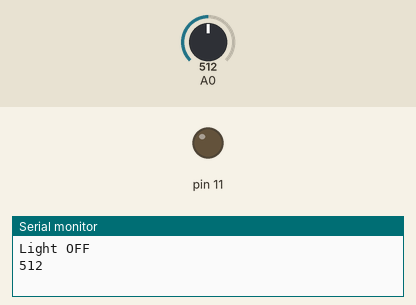
Simulated run of this sketch. Board: Arduino Uno, built with avr-gcc and run on an emulated ATmega328P. Shown: output pins drawn as LEDs (lit = HIGH), the last lines printed to the serial monitor. The test bench sets the inputs (shaded band); at power-on: A0 = 512.

Above: at 1.8 s.
1.9 s: A0 set to 11
3.4 s: A0 set to 8
At 4.5 s:
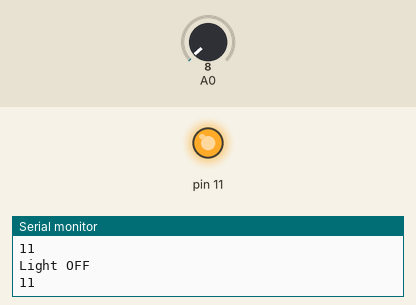
5.5 s: A0 set to 122
At 7.2 s:
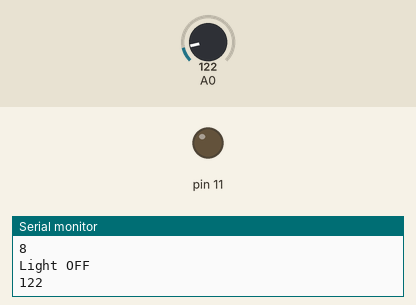
7.5 s: A0 set to 0
At 8.9 s:
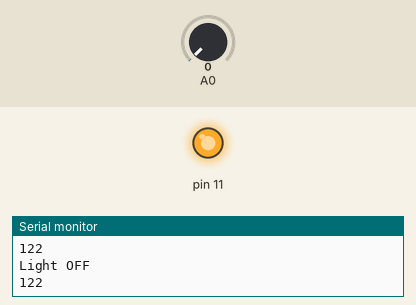
Timing chart, 0 to 10.5 s (numbered marks = the images above; inputs shaded):
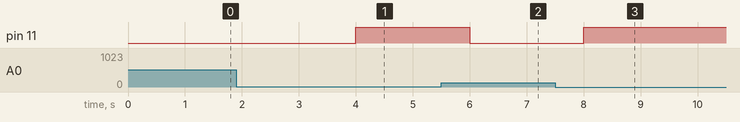

Measured:
- the behaviour switches between 10 and 9 on A0 (found by bisection; images 0 and 1)
- after the input at 3.4 s, pin 11: LOW → HIGH after 0.60 s
- after the input at 5.5 s, pin 11: HIGH → LOW after 0.50 s
- after the input at 7.5 s, pin 11: LOW → HIGH after 0.50 s

The sketch:

ldr_light_sensor.ino
```cpp
int value=0;
void setup()
{
  Serial.begin(9600);
  pinMode(11, OUTPUT);
  pinMode(A0, INPUT);
}

void loop()

{

  value= analogRead(A0);

  if(value<10)
  {
    digitalWrite(11, HIGH);
    delay(1000);
    Serial.println("Light ON");
    Serial.println(value);
  }
  else
  {
     digitalWrite(11, LOW);
    delay(1000);
    Serial.println("Light OFF");
    Serial.println(value);
  }
}
```
